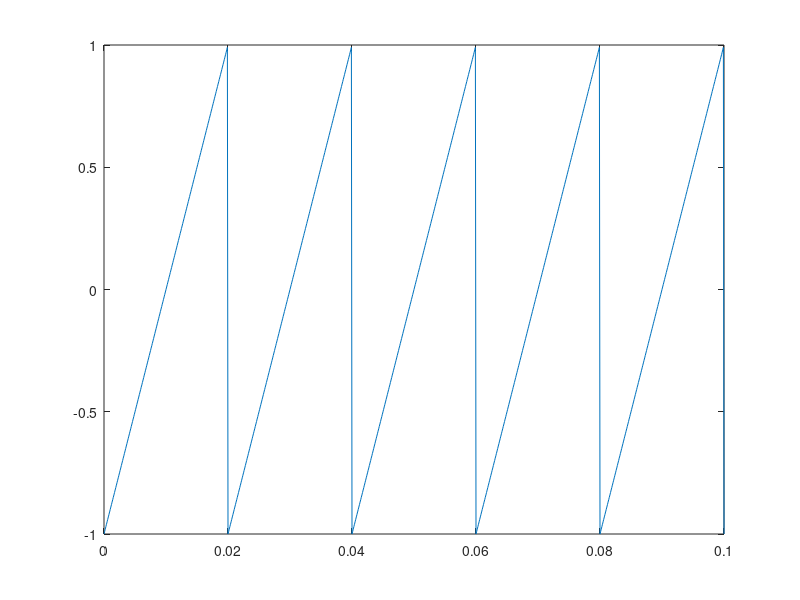

MATLAB code for this plot:


t=[0:0.0001:0.1];


w=100*pi;
A=1;

y=A*sawtooth(w*t);  
% i tried many ways in google or youtube. but i cannot make it to display this wave with out matlab function.. 

plot(t,y)
